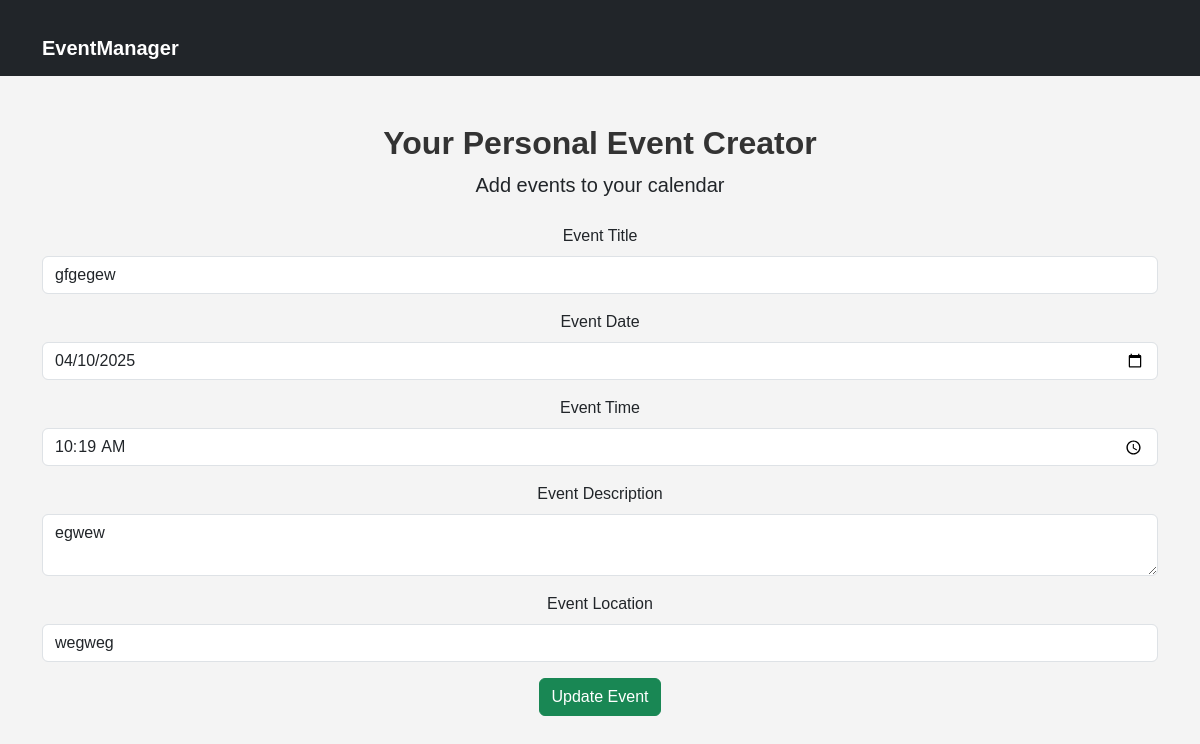
The app's page /edit_event/6, older data.
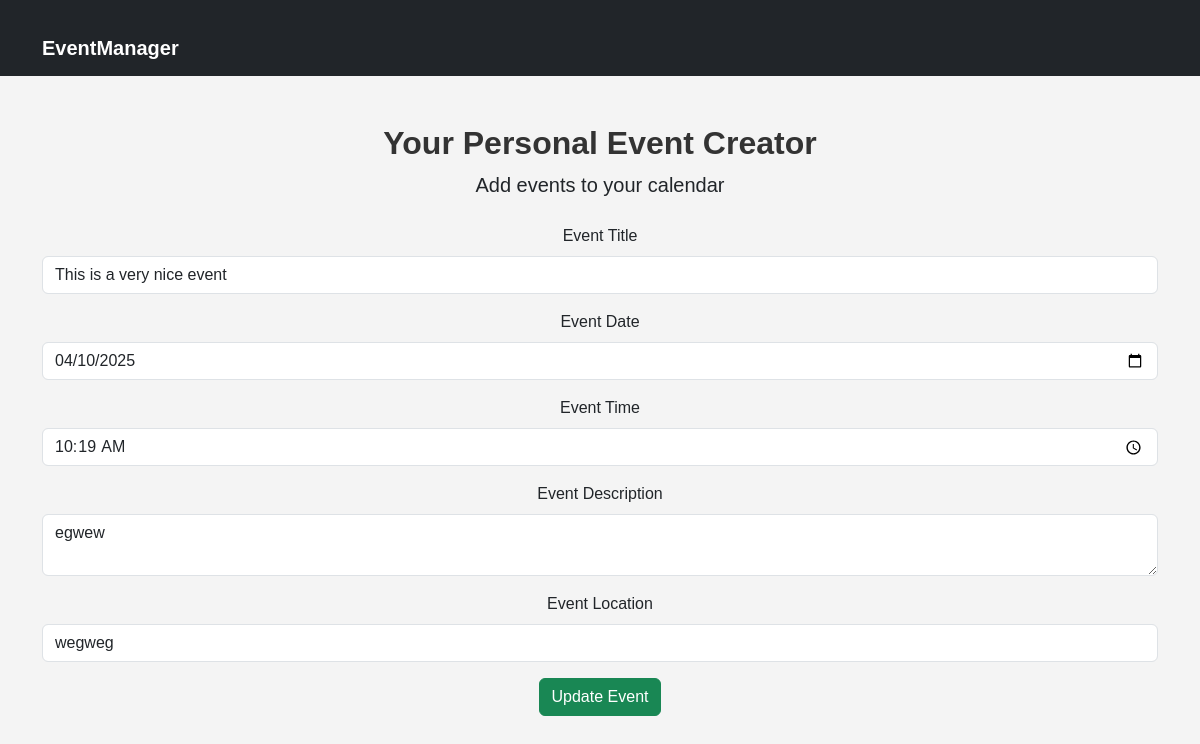
The same page, newer data.
### main.py (models this page shows)
class Event(db.Model):
    id = db.Column(db.Integer, primary_key=True)
    title = db.Column(db.String(100), nullable=False)
    date = db.Column(db.String(10), nullable=False)
    time = db.Column(db.String(5), nullable=False)
    description = db.Column(db.String(255), nullable=True)
    location = db.Column(db.String(255), nullable=True)
    user_id = db.Column(db.Integer, db.ForeignKey('user.id'), nullable=False)
    user = db.relationship('User', backref=db.backref('events', lazy=True))

### main.py (the view, shortened to what this page needs)
@app.route('/edit_event/<int:event_id>', methods=['GET', 'POST'])
def edit_event(event_id):
    event = Event.query.get_or_404(event_id)
    return render_template('calendar.html', event=event)

### templates/calendar.html (shortened to what this page needs)
{% extends "base.html" %}
{% block content %}
<div class="text-center">
    <h2 class="fw-bold">Your Personal Event Creator</h2>
    <p class="lead">Add events to your calendar</p>
    <form method="POST" action="{{ url_for('edit_event', event_id=event.id) if event else url_for('Create_Event') }}">
        <div class="mb-3">
            <label for="event_title" class="form-label">Event Title</label>
            <input type="text" class="form-control" id="event_title" name="event_title" value="{{ event.title if event else '' }}" required>
        </div>
        <div class="mb-3">
            <label for="event_date" class="form-label">Event Date</label>
            <input type="date" class="form-control" id="event_date" name="event_date" value="{{ event.date if event else '' }}" required>
        </div>
        <div class="mb-3">
            <label for="event_time" class="form-label">Event Time</label>
            <input type="time" class="form-control" id="event_time" name="event_time" value="{{ event.time if event else '' }}" required>
        </div>
        <div class="mb-3">
            <label for="event_description" class="form-label">Event Description</label>
            <textarea class="form-control" id="event_description" name="event_description">{{ event.description if event else '' }}</textarea>
        </div>
        <div class="mb-3">
            <label for="event_location" class="form-label">Event Location</label>
            <input type="text" class="form-control" id="event_location" name="event_location" value="{{ event.location if event else '' }}">
        </div>
        <button type="submit" class="btn btn-success">
            {{ 'Update Event' if event else 'Add Event' }}
        </button>
    </form>
</div>
{% endblock %}

### templates/base.html (shortened to what this page needs)
<!DOCTYPE html>
<html lang="en">
<head>
    <link rel="stylesheet" href="https://cdn.jsdelivr.net/npm/bootstrap@5.3.0/dist/css/bootstrap.min.css">
    <link rel="stylesheet" href="{{ url_for('static', filename='style.css') }}">
</head>
<body>
    <nav class="navbar navbar-expand-lg navbar-dark bg-dark">
        <div class="container">
            <a class="navbar-brand" href="{{ url_for('home') }}">EventManager</a>
        </div>
    </nav>
    <div class="container mt-5">
        {% block content %}{% endblock %}
    </div>
</body>
</html>

### static/style.css (style rules this page uses)
body { background-color: #f4f4f4; font-family: Arial, sans-serif; }
h2 { color: #333; }
button { font-size: 18px; border-radius: 5px; }
.navbar { margin-bottom: 20px; }
.navbar-brand { font-weight: bold; }
.container { margin-top: 20px; }

Row changes from the older to the newer data that the page shows:
changed Event "egwew": event_title "gfgegew" → "This is a very nice event"
